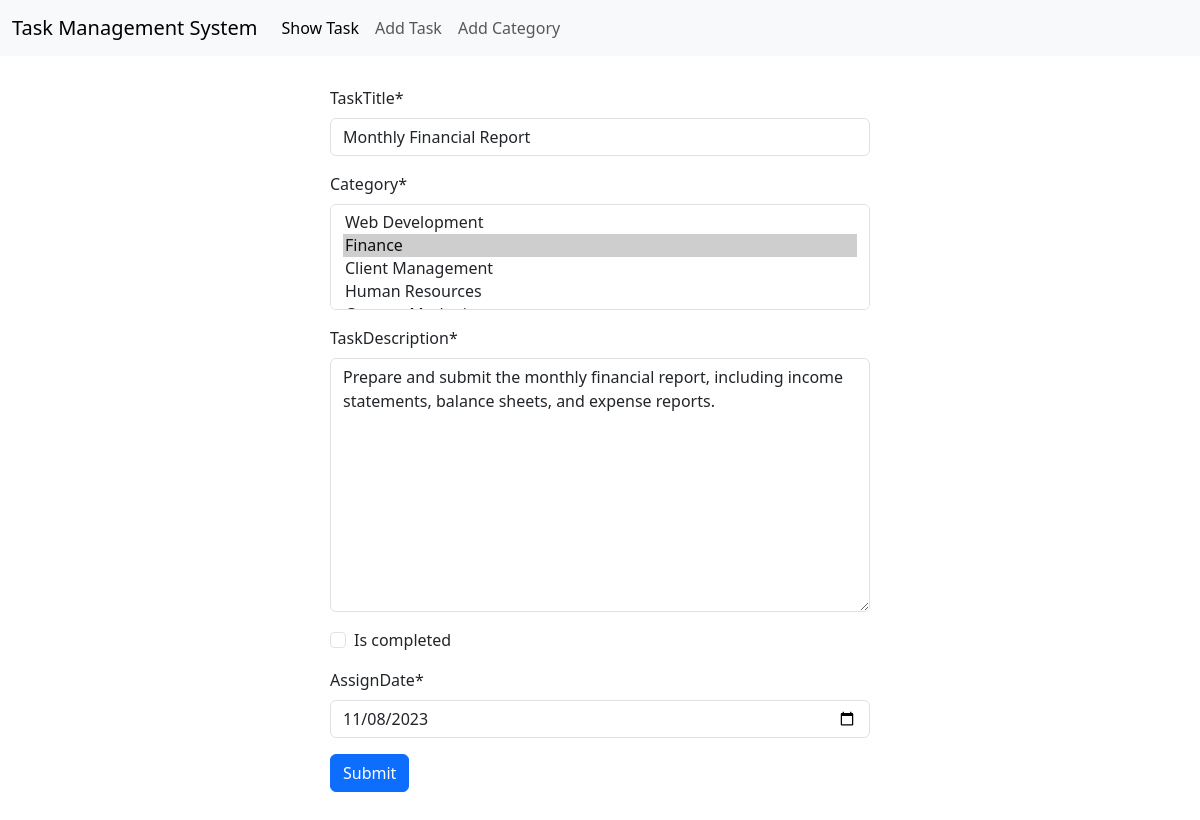
Page /add_task/edit/4 on the committed database.
### task/models.py (models this page shows, shortened)
class Task(models.Model):
    taskTitle = models.CharField(max_length=30)
    category = models.ManyToManyField(Category)
    taskDescription = models.TextField()
    is_completed = models.BooleanField(default=False)
    assignDate = models.DateField()

### category/models.py (models this page shows)
class Category(models.Model):
    category = models.CharField(max_length=30)
    def __str__(self):
        return self.category

### task/views.py (the view)
# urls.py: path('edit/<int:id>', views.edit_task, name='edit_task'),
def edit_task(request, id):
    task = Task.objects.get(pk = id)
    form = TaskForm(instance=task)
    if request.method == 'POST':
        form = TaskForm(request.POST, instance=task)
        if form.is_valid():
            form.save()
            return redirect('show_task')
    return render (request, 'task.html', {'form': form})

### task/form.py
class TaskForm(forms.ModelForm):
    class Meta:
        model = Task
        fields = '__all__'
        widgets = {
            'assignDate': forms.DateInput(attrs={'type': 'date'})
        }

### task/templates/task.html (shortened to what this page needs)
{% extends "base.html" %}
{% load crispy_forms_tags %}
{% block content %}
<form style="width:50%; margin:auto; padding: 30px" action="" method="POST">
    {{form|crispy}}
    <button class="btn btn-primary">Submit</button>
</form>
{% endblock content %}

### rows in the picture
Task: taskTitle "Monthly Financial Report", taskDescription "Prepare and submit the monthly financial report, including income statements, balance sheets, and expense reports.", assignDate "11/08/2023"
Category: category "Web Development / Finance ☑ / Client Management / Human Resources"
